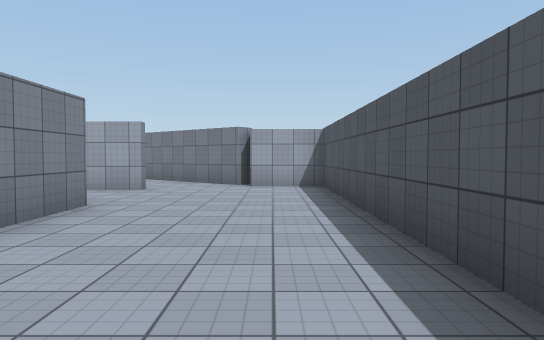
View 1 (above)

16 first-person views from a walk through a Unity game level. The camera is 1.4 m above the floor, tilts 2° down and sees 70° across. The floor is counted in squares, 2 m on a side. Each view is taken from the middle of a square. On the plan, view 1 faces up. The plan holds only what a view shows up to about 11 squares ahead; the rest is blank. The player is left out. Surface patterns are stand-ins for the level's own textures.

View 2
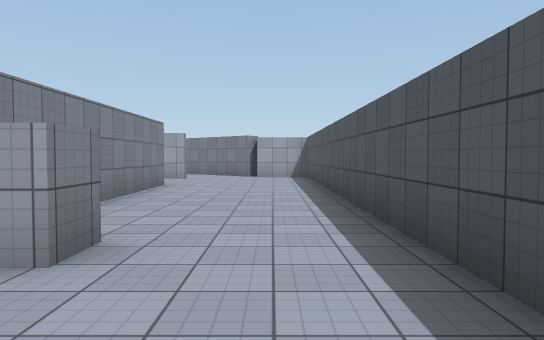

View 3
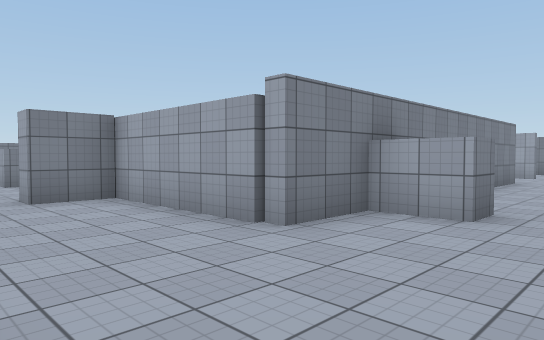

View 4
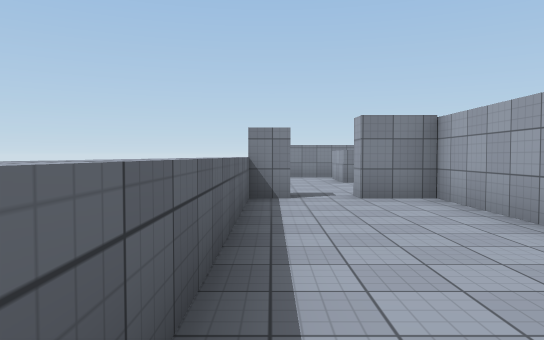

View 5
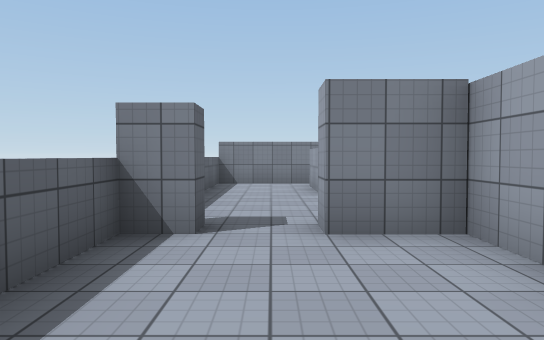

View 6
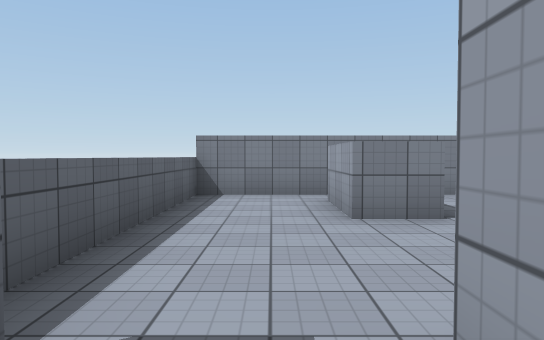

View 7
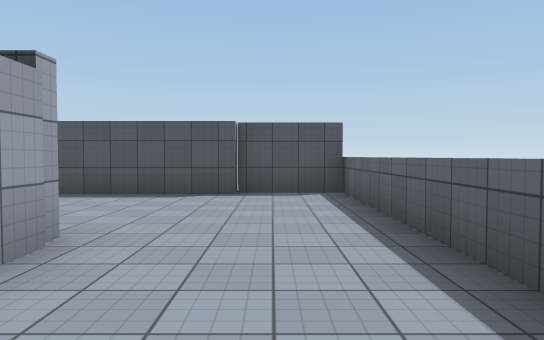

View 8
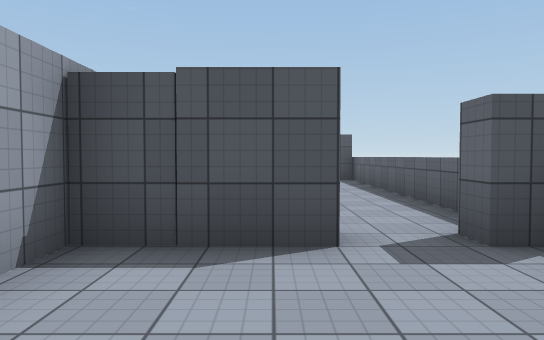

View 9
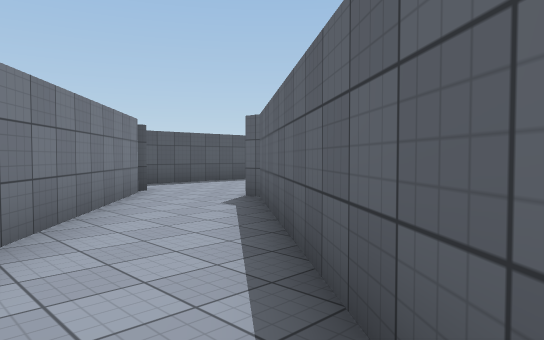

View 10
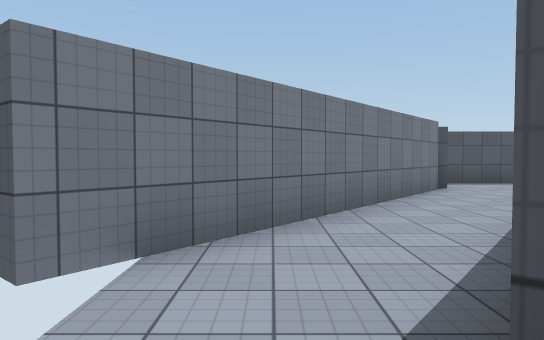

View 11
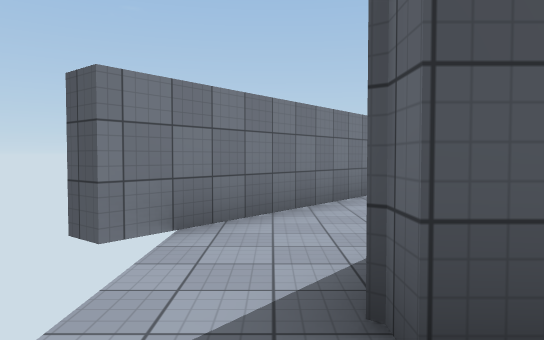

View 12
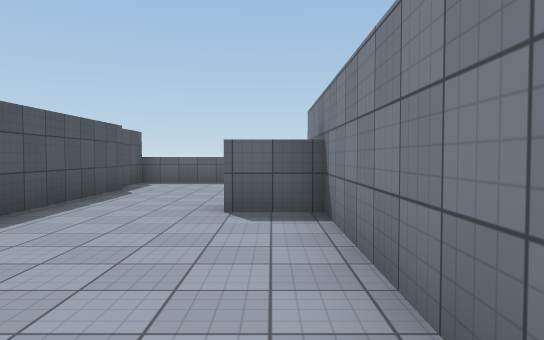

View 13
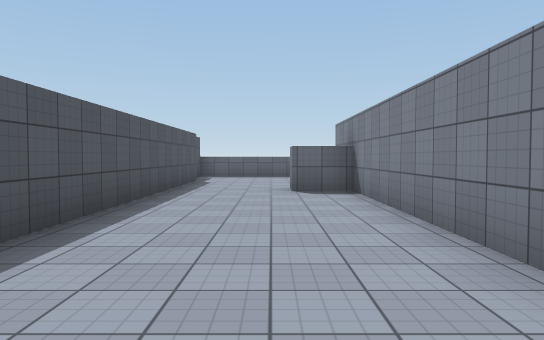

View 14
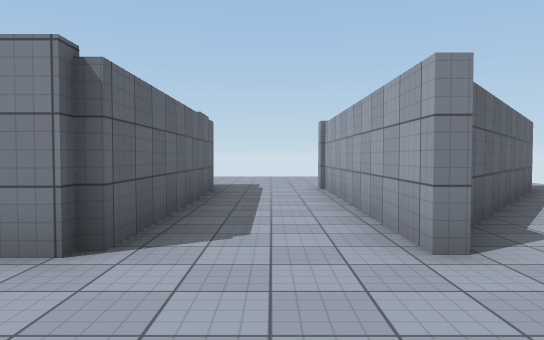

View 15
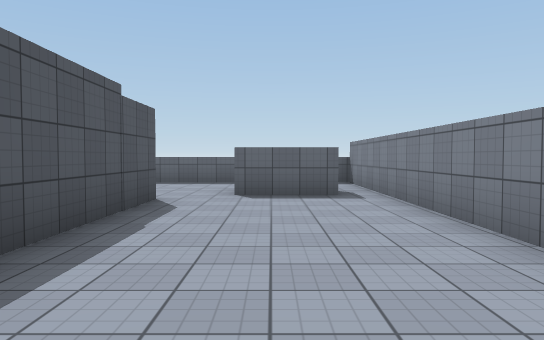

View 16
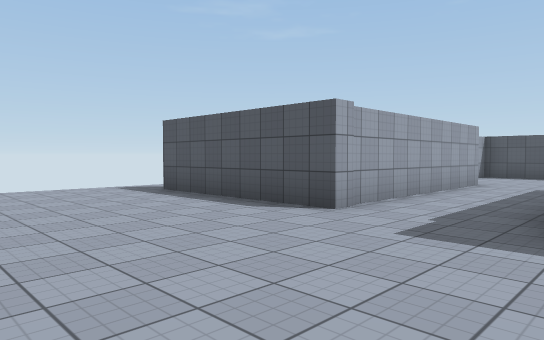

### Floor plan
Key: @ floor where view 1 was taken; # wall or solid block; . floor; ^ raised ledge.
Columns run from 13 left of view 1 to 2 right of it. Each row starts with its distance up from view 1.
 14       ###
 13  .......##
 12  ....#...###
 11  ....##....##
 10  ....####...##
  9  ....# ###...###
  8 .....######....#
  7 ...............#
  6  ..............#
  5 . .. ######....#
  4   .       #....#
  3  ...      #....#
  2  ...      #....#
  1 #...#     #....#
  0 #...#     #..@.#
 -1 #...#     ##...#
 -2 #...###   #....#
 -3 ###...#####....#
 -4 ###...#........#
 -5 #..............#
 -6 #.....#........#
 -7 ^^^^^^ ^^^^^^^^

Where each view was taken, in squares from view 1:
view 1: 0 up, 0 right, facing up
view 2: 4 down, 0 right, facing up
view 3: 6 down, 0 right, facing up-left
view 4: 6 down, 0 right, facing left
view 5: 5 down, 3 left, facing left
view 6: 5 down, 6 left, facing left
view 7: 5 down, 6 left, facing right
view 8: 4 down, 10 left, facing right
view 9: 13 up, 8 left, facing down-right
view 10: 13 up, 9 left, facing right
view 11: 13 up, 10 left, facing right
view 12: 4 up, 2 left, facing down
view 13: 7 up, 1 left, facing down
view 14: 7 up, 0 right, facing left
view 15: 4 up, 11 left, facing down
view 16: 5 up, 13 left, facing up-right
